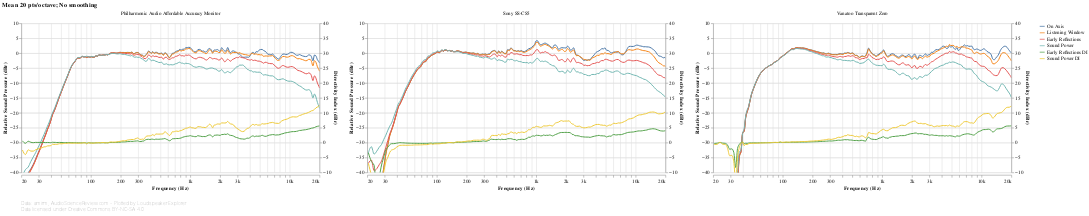

Notebook code cell kept with this figure:
### Markdown cell above
## Spinorama

The famous CEA/CTA-2034 charts, popularized by Dr. Floyd Toole. These provide a good summary of the measurements from a perceptual perspective. Speakers are presented side-by-side for easy comparison.

The curves that make up this chart are described in more detail in the following sections.

Remember:
 - **All the charts are interactive.** Use the mousewheel to zoom, and drag & drop to pan. Click on a legend entry to highlight a single response; hold shift to highlight multiple responses. Double-click to reset the view. (PROTIP: to quickly switch back and forth between speakers, select the speaker dropdown, then use the left-right arrow keys on your keyboard.)
 - **Charts will not be generated if the section they're under is folded while the notebook is running.** To manually load a chart after running the notebook, click on the square to the left of the *Show Code* button. Or simply use *Run all* again after unfolding the section.

### Code cell
#@markdown
frequency_response_db_chart(
    speakers_fr_ready.pipe(lsx.pd.remap_columns, {
        ('CEA2034', 'On Axis'): 'On Axis',
        ('CEA2034', 'Listening Window'): 'Listening Window',
        ('CEA2034', 'Early Reflections'): 'Early Reflections',
        ('CEA2034', 'Sound Power'): 'Sound Power',
        ('Directivity Index', 'Early Reflections DI'): 'Early Reflections DI',
        ('Directivity Index', 'Sound Power DI'): 'Sound Power DI',
    }),
    lambda chart: lsx.util.pipe(chart
        .encode(key_color()),
        # To make the Y axes independent, `.resolve_scale()` has to be used *before
        # and after* `.facet()`. (In Vega terms, there needs to be a Resolve property
        # in *every* view composition specification.)
        #  - If the first `.resolve_scale()` is removed from the layer spec, the axes
        #    are not made independent.
        #  - If the second `.resolve_scale()` is removed from the facet spec, Vega
        #    throws a weird `Unrecognized scale name: "child_layer_0_y"` error.
        lambda chart: chart.resolve_scale(y='independent'),
        speaker_facet, speaker_input,
        lambda chart: chart.resolve_scale(y='independent')),
    lambda chart: alt.layer(
        lsx.util.pipe(lsx.alt.interactive_line(chart)
            .transform_filter(alt.FieldOneOfPredicate(field='key', oneOf=[
                'On Axis', 'Listening Window', 'Early Reflections', 'Sound Power']))
            .encode(sound_pressure_yaxis())),
        lsx.util.pipe(lsx.alt.interactive_line(chart)
            .transform_filter(alt.FieldOneOfPredicate(field='key', oneOf=[
                'Early Reflections DI', 'Sound Power DI']))
            .encode(directivity_index_yaxis(scale_domain=(-10, 40)))
            .interactive())),  # Required, otherwise only left axis scales.
    fold={},
    additional_tooltips=[alt.Tooltip('key', type='nominal', title='Response')],
    sidebyside=True)

### Figure 1 — Vega-Lite specification as saved in the notebook (floating-point values rounded to 4 significant figures; data arrays with more than 128 entries replaced by an {"elided": "..."} marker saying what was removed)
{"config": {"view": {"continuousWidth": 400, "continuousHeight": 300, "opacity": 0}}, "vconcat": [{"data": {"name": "data-0ca6781841b0ff0f5c4c9a544e5a4cd0"}, "facet": {"type": "nominal", "field": "speaker", "title": null}, "spec": {"layer": [{"layer": [{"mark": {"type": "line", "clip": true, "interpolate": "monotone"}, "encoding": {"opacity": {"condition": {"value": 1, "selection": "selector005"}, "value": 0.2}}, "selection": {"selector005": {"type": "multi", "encodings": ["color"], "bind": "legend"}, "selector010": {"type": "interval", "bind": "scales", "encodings": ["x", "y"]}, "selector011": {"type": "single", "fields": ["speaker"], "bind": {"input": "select", "options": [null, "Philharmonic Audio Affordable Accuracy Monitor", "Sony SS-CS5", "Vanatoo Transparent Zero"], "labels": ["All", "Philharmonic Audio Affordable Accuracy Monitor", "Sony SS-CS5", "Vanatoo Transparent Zero"], "name": "Speaker: "}}}, "title": {"text": "Mean 20 pts/octave; No smoothing", "anchor": "start"}}, {"mark": {"type": "circle", "clip": true, "size": 100}, "encoding": {"fillOpacity": {"condition": {"value": 0.3, "selection": "selector006"}, "value": 0}}, "selection": {"selector006": {"type": "single", "on": "mouseover", "clear": "mouseout", "empty": "none", "encodings": ["x", "y"]}}, "title": {"text": "Mean 20 pts/octave; No smoothing", "anchor": "start"}}], "encoding": {"y": {"type": "quantitative", "axis": {"grid": true}, "field": "value", "scale": {"domain": [-40, 10]}, "title": ["Relative Sound Pressure (dBr)"]}}, "transform": [{"filter": {"field": "key", "oneOf": ["On Axis", "Listening Window", "Early Reflections", "Sound Power"]}}]}, {"layer": [{"mark": {"type": "line", "clip": true, "interpolate": "monotone"}, "encoding": {"opacity": {"condition": {"value": 1, "selection": "selector007"}, "value": 0.2}}, "selection": {"selector007": {"type": "multi", "encodings": ["color"], "bind": "legend"}, "selector009": {"type": "interval", "bind": "scales", "encodings": ["x", "y"]}}, "title": {"text": "Mean 20 pts/octave; No smoothing", "anchor": "start"}}, {"mark": {"type": "circle", "clip": true, "size": 100}, "encoding": {"fillOpacity": {"condition": {"value": 0.3, "selection": "selector008"}, "value": 0}}, "selection": {"selector008": {"type": "single", "on": "mouseover", "clear": "mouseout", "empty": "none", "encodings": ["x", "y"]}}, "title": {"text": "Mean 20 pts/octave; No smoothing", "anchor": "start"}}], "encoding": {"y": {"type": "quantitative", "axis": {"grid": true}, "field": "value", "scale": {"domain": [-10, 40]}, "title": ["Directivity Index (dBr)"]}}, "transform": [{"filter": {"field": "key", "oneOf": ["Early Reflections DI", "Sound Power DI"]}}]}], "encoding": {"color": {"type": "nominal", "field": "key", "legend": {"symbolType": "stroke"}, "sort": null, "title": null}, "tooltip": [{"type": "nominal", "field": "key", "title": "Response"}, {"type": "quantitative", "field": "frequency", "format": ".03s", "title": "Frequency (Hz)"}, {"type": "quantitative", "field": "value", "format": ".2f", "title": "Value (dB)"}], "x": {"type": "quantitative", "axis": {"format": "s"}, "field": "frequency", "scale": {"base": 10, "domain": [20, 20000], "nice": false, "type": "log"}, "title": "Frequency (Hz)"}}, "height": 300, "resolve": {"scale": {"y": "independent"}}, "transform": [{"flatten": ["frequency", "On Axis", "Listening Window", "Early Reflections", "Sound Power", "Early Reflections DI", "Sound Power DI"]}, {"fold": ["On Axis", "Listening Window", "Early Reflections", "Sound Power", "Early Reflections DI", "Sound Power DI"]}], "width": 600}, "resolve": {"scale": {"y": "independent"}}, "title": {"text": "Mean 20 pts/octave; No smoothing", "anchor": "start"}, "transform": [{"filter": {"selection": "selector011"}}]}, {"mark": "text", "height": 1, "title": {"text": ["Data: amirm, AudioScienceReview.com - Plotted by Loudspeaker Explorer", "Data licensed under Creative Commons BY-NC-SA 4.0"], "anchor": "start", "color": "gray", "fontSize": 10, "fontWeight": "lighter"}, "width": 600}], "resolve": {"legend": {"color": "independent"}}, "$schema": "https://vega.github.io/schema/vega-lite/v4.8.1.json", "datasets": {"data-0ca6781841b0ff0f5c4c9a544e5a4cd0": [{"speaker": "Philharmonic Audio Affordable Accuracy Monitor", "frequency": {"elided": "194 float values"}, "On Axis": {"elided": "194 float values"}, "Listening Window": {"elided": "194 float values"}, "Early Reflections": {"elided": "194 float values"}, "Sound Power": {"elided": "194 float values"}, "Early Reflections DI": {"elided": "194 float values"}, "Sound Power DI": {"elided": "194 float values"}}, {"speaker": "Sony SS-CS5", "frequency": {"elided": "194 float values"}, "On Axis": {"elided": "194 float values"}, "Listening Window": {"elided": "194 float values"}, "Early Reflections": {"elided": "194 float values"}, "Sound Power": {"elided": "194 float values"}, "Early Reflections DI": {"elided": "194 float values"}, "Sound Power DI": {"elided": "194 float values"}}, {"speaker": "Vanatoo Transparent Zero", "frequency": {"elided": "194 float values"}, "On Axis": {"elided": "194 float values"}, "Listening Window": {"elided": "194 float values"}, "Early Reflections": {"elided": "194 float values"}, "Sound Power": {"elided": "194 float values"}, "Early Reflections DI": {"elided": "194 float values"}, "Sound Power DI": {"elided": "194 float values"}}]}}
